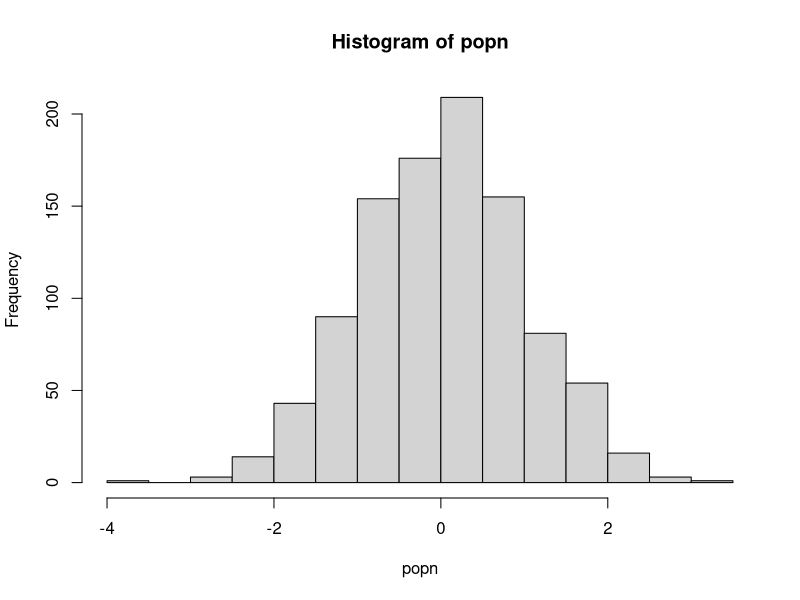

R code for this plot:
# Author: Yewshen Lim (y.lim20@imperial.ac.uk)
# Script: sample.R
# Created: Oct 2020
#
# This script shows examples of how lapply and sapply work and also how to
# sample random numbers

##### Functions #####

## a function to take a sample of size n from a population "popn" and return its
## mean
myexperiment <- function(popn, n) {
    pop_sample <- sample(popn, n, replace = FALSE)
    return(mean(pop_sample))
}

## calculate means using a for loop without preallocation:
loopy_sample1 <- function(popn, n, num) {
    result1 <- vector() # initialize empty vector of size 1
    for (i in 1:num) {
        result1 <- c(result1, myexperiment(popn, n))
    }
    return(result1)
}

## to run "num" iterations of the experiment using a for loop on a vector with
## preallocation:
loopy_sample2 <- function(popn, n, num) {
    result2 <- vector(, num) # preallocate expected size
    for (i in 1:num) {
        result2[i] <- myexperiment(popn, n)
    }
    return(result2)
}

## to run "num" iterations ofthe experiment using a for loop on a list with
## preallocation:
loopy_sample3 <- function(popn, n, num) {
    result3 <- vector("list", num) # preallocate expected size
    for (i in 1:num) {
        result3[[i]] <- myexperiment(popn, n)
    }
    return(result3)
}

## to run "num" iterations of the experiment using vectorization with lapply:
lapply_sample <- function(popn, n, num) {
    result4 <- lapply(1:num, function(i) myexperiment(popn, n))
    return(result4)
}

## to run "num" iterations of the experiment using vectorization with sapply:
sapply_sample <- function(popn, n, num) {
    result5 <- sapply(1:num, function(i) myexperiment(popn, n))
    return(result5)
}

popn <- rnorm(1000) # generate the population
hist(popn)

n <- 20 # sample size for each experiment
num <- 1000 # number of times to rerun the experiment

print("The loopy, non-preallocation approach takes:")
print(system.time(loopy_sample1(popn, n, num)))

print("The loopy, but with preallocation approach takes:")
print(system.time(loopy_sample2(popn, n, num)))

print("The loopy, non-preallocation approach on a list takes:")
print(system.time(loopy_sample3(popn, n, num)))

print("The vectorized lapply apporach takes:")
print(system.time(lapply_sample(popn, n, num)))

print("Tthe vectorized sapply approach takes:")
print(system.time(sapply_sample(popn, n, num)))